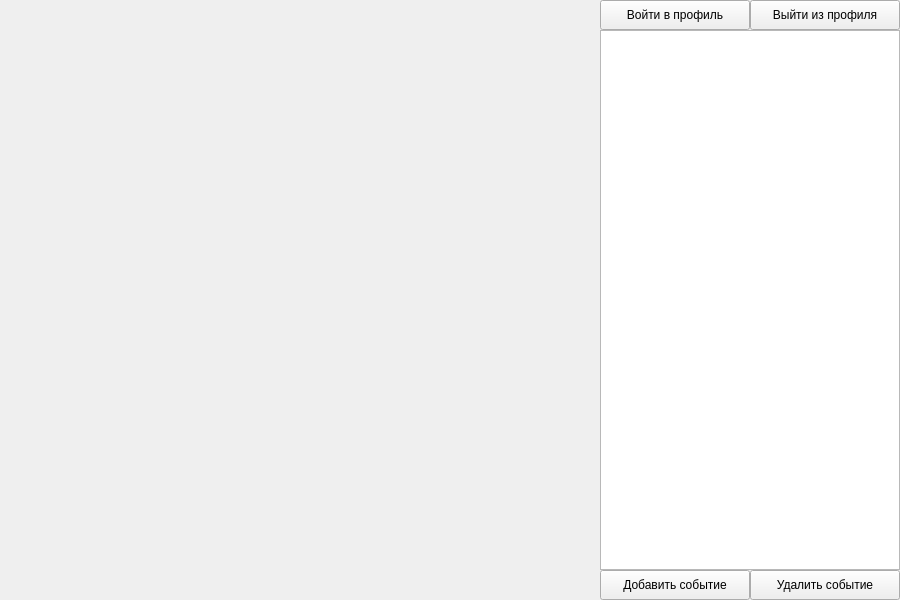
<?xml version="1.0" encoding="UTF-8"?>
<ui version="4.0">
 <class>MainWindow</class>
 <widget class="QMainWindow" name="MainWindow">
  <property name="geometry">
   <rect>
    <x>0</x>
    <y>0</y>
    <width>900</width>
    <height>600</height>
   </rect>
  </property>
  <property name="windowTitle">
   <string>EventsMap</string>
  </property>
  <widget class="QWidget" name="centralwidget">
   <widget class="QListView" name="eventsList">
    <property name="geometry">
     <rect>
      <x>600</x>
      <y>30</y>
      <width>300</width>
      <height>540</height>
     </rect>
    </property>
   </widget>
   <widget class="QPushButton" name="loginButton">
    <property name="geometry">
     <rect>
      <x>600</x>
      <y>0</y>
      <width>150</width>
      <height>30</height>
     </rect>
    </property>
    <property name="styleSheet">
     <string notr="true">alternate-background-color: qradialgradient(spread:repeat, cx:0.5, cy:0.5, radius:0.077, fx:0.5, fy:0.5, stop:0 rgba(0, 169, 255, 147), stop:0.497326 rgba(0, 0, 0, 147), stop:1 rgba(0, 169, 255, 147));</string>
    </property>
    <property name="text">
     <string>Войти в профиль</string>
    </property>
   </widget>
   <widget class="QPushButton" name="unloginButton">
    <property name="geometry">
     <rect>
      <x>750</x>
      <y>0</y>
      <width>150</width>
      <height>30</height>
     </rect>
    </property>
    <property name="text">
     <string>Выйти из профиля</string>
    </property>
   </widget>
   <widget class="QPushButton" name="addEventButton">
    <property name="geometry">
     <rect>
      <x>600</x>
      <y>570</y>
      <width>150</width>
      <height>30</height>
     </rect>
    </property>
    <property name="text">
     <string>Добавить событие</string>
    </property>
   </widget>
   <widget class="QPushButton" name="deleteEventButton">
    <property name="geometry">
     <rect>
      <x>750</x>
      <y>570</y>
      <width>150</width>
      <height>30</height>
     </rect>
    </property>
    <property name="text">
     <string>Удалить событие</string>
    </property>
   </widget>
   <widget class="QWidget" name="verticalLayoutWidget">
    <property name="geometry">
     <rect>
      <x>0</x>
      <y>0</y>
      <width>601</width>
      <height>601</height>
     </rect>
    </property>
    <layout class="QVBoxLayout" name="verticalLayout_2"/>
   </widget>
  </widget>
 </widget>
 <resources/>
 <connections/>
</ui>
